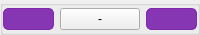
     <widget class="QGroupBox" name="groupBox_1">
      <property name="maximumSize">
       <size>
        <width>16777215</width>
        <height>30</height>
       </size>
      </property>
      <property name="title">
       <string/>
      </property>
      <layout class="QHBoxLayout" name="horizontalLayout_2">
       <property name="leftMargin">
        <number>0</number>
       </property>
       <property name="topMargin">
        <number>2</number>
       </property>
       <property name="rightMargin">
        <number>0</number>
       </property>
       <property name="bottomMargin">
        <number>2</number>
       </property>
       <item>
        <widget class="QLabel" name="label_Description">
         <property name="sizePolicy">
          <sizepolicy hsizetype="Preferred" vsizetype="Preferred">
           <horstretch>0</horstretch>
           <verstretch>0</verstretch>
          </sizepolicy>
         </property>
         <property name="styleSheet">
          <string notr="true">QLabel  { 
font: 10pt &quot;JetBrains Mono&quot;; 
color: white; background-color: rgba(119, 25, 170,220);

border-color: rgba(119, 25, 170,220);
border-style: solid;
border-width: 1px;
border-radius: 5px;
}</string>
         </property>
         <property name="text">
          <string/>
         </property>
         <property name="alignment">
          <set>Qt::AlignCenter</set>
         </property>
        </widget>
       </item>
       <item>
        <widget class="QPushButton" name="pushButton">
         <property name="sizePolicy">
          <sizepolicy hsizetype="Maximum" vsizetype="Preferred">
           <horstretch>0</horstretch>
           <verstretch>0</verstretch>
          </sizepolicy>
         </property>
         <property name="maximumSize">
          <size>
           <width>16777215</width>
           <height>60</height>
          </size>
         </property>
         <property name="text">
          <string>-</string>
         </property>
        </widget>
       </item>
       <item>
        <widget class="QLabel" name="label_Manufacturer">
         <property name="sizePolicy">
          <sizepolicy hsizetype="Preferred" vsizetype="Preferred">
           <horstretch>0</horstretch>
           <verstretch>0</verstretch>
          </sizepolicy>
         </property>
         <property name="styleSheet">
          <string notr="true">QLabel  {
 
font: 10pt &quot;JetBrains Mono&quot;;
 
color: white; background-color: rgba(119, 25, 170,220);

 
border-color: rgba(119, 25, 170,220);
border-style: solid;
border-width: 1px;
border-radius: 5px;
 

}</string>
         </property>
         <property name="text">
          <string/>
         </property>
         <property name="alignment">
          <set>Qt::AlignCenter</set>
         </property>
        </widget>
       </item>
      </layout>
     </widget>
